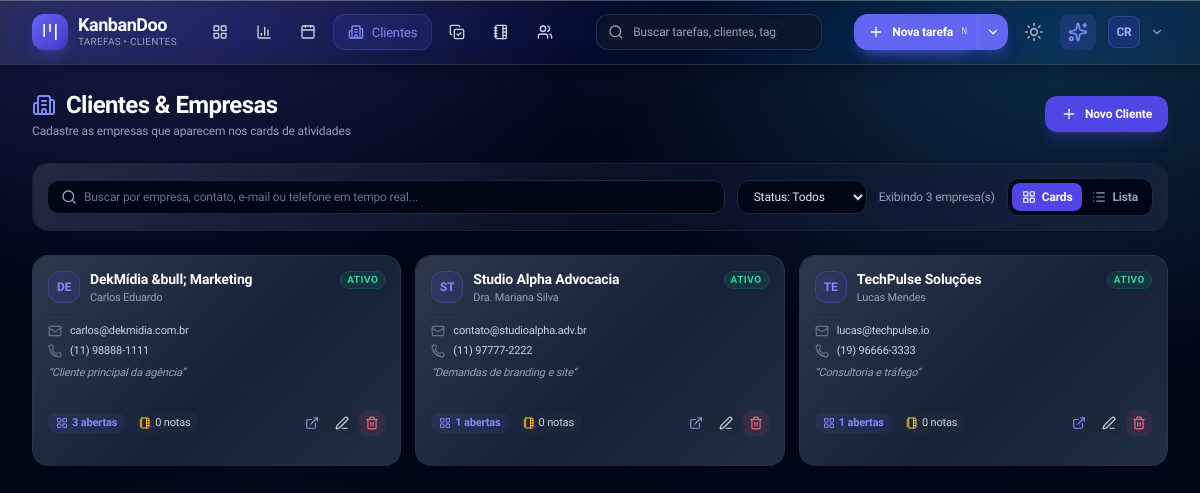
/clientes (signed in), run on an earlier commit of the app's database.
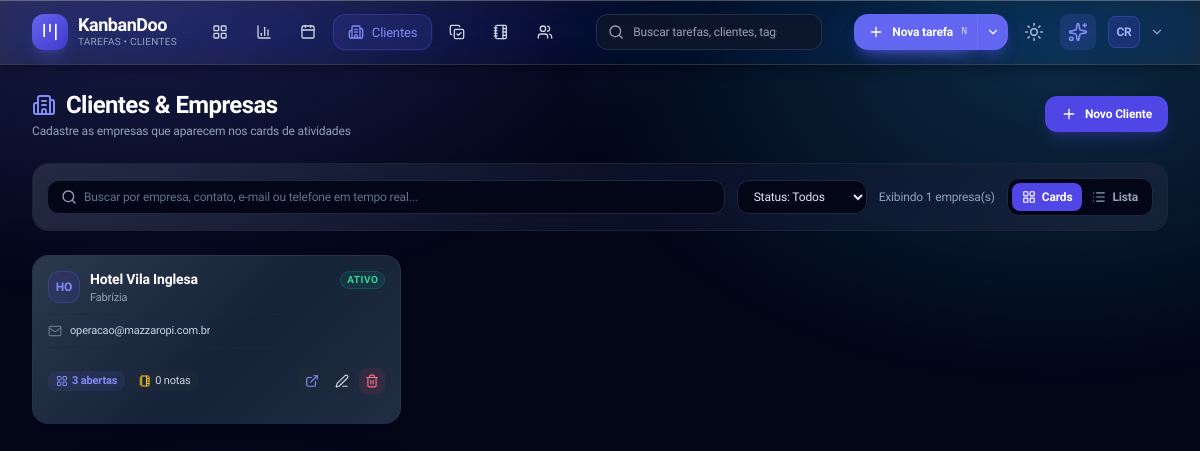
And on a later commit of the database.
### tables this page shows
CREATE TABLE users (
    id INTEGER PRIMARY KEY AUTOINCREMENT,
    username TEXT NOT NULL UNIQUE,
    password_hash TEXT NOT NULL,
    full_name TEXT NOT NULL,
    email TEXT NOT NULL UNIQUE,
    role TEXT NOT NULL DEFAULT 'member',
    avatar_path TEXT DEFAULT NULL,
    theme_preference TEXT NOT NULL DEFAULT 'dark',
    created_at DATETIME DEFAULT CURRENT_TIMESTAMP,
    updated_at DATETIME DEFAULT CURRENT_TIMESTAMP
, work_start_time VARCHAR(10) DEFAULT '09:00', work_end_time VARCHAR(10) DEFAULT '17:00', work_days VARCHAR(50) DEFAULT '1,2,3,4,5', board_view_mode VARCHAR(20) DEFAULT 'status', visible_columns_json TEXT DEFAULT NULL, google_calendar_url TEXT DEFAULT NULL, outlook_calendar_url TEXT DEFAULT NULL, "remember_token", "two_factor_secret", "two_factor_enabled", "public_token");

CREATE TABLE clients (
    id INTEGER PRIMARY KEY AUTOINCREMENT,
    company_name TEXT NOT NULL,
    contact_name TEXT DEFAULT NULL,
    email TEXT DEFAULT NULL,
    phone TEXT DEFAULT NULL,
    status TEXT NOT NULL DEFAULT 'active',
    notes TEXT DEFAULT NULL,
    created_at DATETIME DEFAULT CURRENT_TIMESTAMP,
    updated_at DATETIME DEFAULT CURRENT_TIMESTAMP
, links_json TEXT DEFAULT "[]", summary TEXT DEFAULT NULL, "portal_token");

### app/bootstrap.php (called while the page is built, shortened)
<?php
require_once KD_ROOT . '/includes/auth.php';
function url(string $path = '/'): string
{
    $path = '/' . ltrim($path, '/');
    return BASE_PATH . ($path === '/' ? '/' : rtrim($path, '/'));
}
function view_header(string $title): void
{
    require KD_ROOT . '/includes/header.php';
    require KD_ROOT . '/includes/navbar.php';
}
function view_footer(): void
{
    require KD_ROOT . '/includes/footer.php';
}

### app/Router.php (called while the page is built, shortened)
<?php
final class Router
{
    private array $routes = [];
    public function add(string $path, string $file, array $options = []): void
    {
        $this->routes[$this->normalize($path)] = [
            'file' => $file,
            'auth' => $options['auth'] ?? true,
            'admin' => $options['admin'] ?? false,
            'methods' => $options['methods'] ?? ['GET', 'POST'],
        ];
    }
    private function normalize(string $path): string
    {
        $path = '/' . trim($path, '/');
        return $path === '//' ? '/' : $path;
    }
    public function match(string $path): array
    {
        $path = $this->normalize($path);
        if (isset($this->routes[$path])) {
            return [$this->routes[$path], []];
        }
        return [null, []];
    }
    public function dispatch(string $path): void
    {
        [$route, $params] = $this->match($path);
        require KD_ROOT . '/app/' . ltrim($route['file'], '/');
    }
}

### index.php (called while the page is built, shortened)
<?php
require_once __DIR__ . '/app/bootstrap.php';
require_once __DIR__ . '/app/Router.php';
$router = new Router();
$path = current_path();
if (!is_logged_in() && !in_array($path, ['/entrar', '/login.php'], true) && !str_starts_with($path, '/portal') && !str_starts_with($path, '/coordenadoria') && !str_starts_with($path, '/api/')) {
    redirect(url('/entrar'));
}
$router->dispatch($path);

### includes/auth.php (called while the page is built, shortened)
<?php
require_once __DIR__ . '/functions.php';
function current_user(): ?array
{
    static $user = null;
    if ($user !== null) {
        return $user;
    }
    $pdo = get_pdo();
    if (!empty($_SESSION['user_id'])) {
        $stmt = $pdo->prepare('SELECT id, username, full_name, email, role, avatar_path, theme_preference, two_factor_enabled FROM users WHERE id = :id');
        $stmt->execute([':id' => $_SESSION['user_id']]);
        $user = $stmt->fetch();
        if ($user) {
            return $user;
        }
    }
    return null;
}
function is_logged_in(): bool
{
    return current_user() !== null;
}
function current_theme(): string
{
    $user = current_user();
    if ($user && !empty($user['theme_preference'])) {
        return $user['theme_preference'];
    }
    return 'dark';
}

### includes/functions.php (called while the page is built, shortened)
<?php
function e(?string $string): string
{
    return htmlspecialchars((string)$string, ENT_QUOTES, 'UTF-8');
}

### app/pages/clientes.php (the view, shortened to what the rows shown need)
<?php
require_once dirname(__DIR__) . '/bootstrap.php';
$pdo = get_pdo();
$user = current_user();
$sql = "
    SELECT c.*,
           (SELECT COUNT(*) FROM tasks WHERE client_id = c.id AND status = 'open') AS open_tasks_count,
           (SELECT COUNT(*) FROM tasks WHERE client_id = c.id AND status = 'completed') AS completed_tasks_count
    FROM clients c
    WHERE 1=1
";
$params = [];
$sql .= " ORDER BY c.company_name ASC";
$stmt = $pdo->prepare($sql);
$stmt->execute($params);
$clients = $stmt->fetchAll();
view_header('Clientes & Empresas');
?>
<main class="w-full px-4 lg:px-8 py-6 space-y-6 max-w-[1600px] mx-auto">
    <div class="flex flex-col sm:flex-row sm:items-center justify-between gap-4 mb-6">
        <div>
            <h1 class="text-2xl font-extrabold text-white tracking-tight flex items-center gap-2.5">
                <i data-lucide="building-2" class="w-6 h-6 text-indigo-400"></i>
                <span>Clientes & Empresas</span>
            </h1>
        </div>
    </div>
    <?php if (empty($clients)): ?>
        <div class="bg-slate-900/40 border border-slate-800 rounded-2xl p-12 text-center">
            <div class="w-12 h-12 rounded-2xl bg-slate-800 text-slate-400 flex items-center justify-center mx-auto mb-3">
                <i data-lucide="building-2" class="w-6 h-6"></i>
            </div>
            <h3 class="text-sm font-bold text-white mb-1">Nenhum cliente cadastrado</h3>
            <p class="text-xs text-slate-400 mb-4">Cadastre a primeira empresa para gerenciar demandas, notas e links.</p>
            <button onclick="openClientModal()" class="px-4 py-2 bg-indigo-600 hover:bg-indigo-500 text-white text-xs font-semibold rounded-xl transition">
                + Cadastrar Cliente
            </button>
        </div>
    <?php else: ?>
        <div id="clientsGridView" class="grid grid-cols-1 sm:grid-cols-2 lg:grid-cols-3 xl:grid-cols-4 gap-3.5">
            <?php foreach ($clients as $client):
                $cleanPhone = preg_replace('/\D/', '', (string)($client['phone'] ?? ''));
                $initials = mb_strtoupper(mb_substr($client['company_name'], 0, 2, 'UTF-8'));
            ?>
                <div class="client-item kd-card kd-glass rounded-2xl p-3.5 flex flex-col justify-between transition-all group hover:border-slate-700 relative shadow-sm"
                     data-company="<?= e(mb_strtolower($client['company_name'])) ?>"
                     data-contact="<?= e(mb_strtolower($client['contact_name'] ?? '')) ?>"
                     data-email="<?= e(mb_strtolower($client['email'] ?? '')) ?>"
                     data-phone="<?= e(mb_strtolower($client['phone'] ?? '')) ?>"
                     data-notes="<?= e(mb_strtolower($client['notes'] ?? '')) ?>"
                     data-status="<?= e($client['status']) ?>">
                    <div>
                        <div class="flex items-start justify-between gap-2 mb-2.5">
                            <div class="flex items-center gap-2.5 min-w-0 flex-1">
                                <div class="w-8 h-8 rounded-xl bg-indigo-600/15 border border-indigo-500/25 text-indigo-400 font-bold text-xs flex items-center justify-center flex-shrink-0 shadow-inner">
                                    <?= $initials ?>
                                </div>
                                <div class="min-w-0 flex-1">
                                    <h3 class="font-bold text-sm text-white leading-tight group-hover:text-indigo-300 transition truncate" title="<?= e($client['company_name']) ?>">
                                        <?= e($client['company_name']) ?>
                                    </h3>
                                    <?php if (!empty($client['contact_name'])): ?>
                                        <p class="text-[11px] text-slate-400 truncate mt-0.5"><?= e($client['contact_name']) ?></p>
                                    <?php endif; ?>
                                </div>
                            </div>
                            <span class="inline-flex items-center px-1.5 py-0.5 rounded-full text-[10px] font-semibold uppercase tracking-wider flex-shrink-0 <?= $client['status'] === 'active' ? 'bg-emerald-500/10 text-emerald-400 border border-emerald-500/20' : 'bg-slate-800 text-slate-500' ?>">
                                <?= $client['status'] === 'active' ? 'Ativo' : 'Inativo' ?>
                            </span>
                        </div>
                        <div class="space-y-1 py-2 border-y border-slate-800/60 text-xs">
                            <?php if (!empty($client['email'])): ?>
                                <div class="flex items-center gap-2 truncate text-[11px]">
                                    <i data-lucide="mail" class="w-3.5 h-3.5 text-slate-500 flex-shrink-0"></i>
                                    <a href="mailto:<?= e($client['email']) ?>" class="hover:text-indigo-400 truncate text-slate-300 transition"><?= e($client['email']) ?></a>
                                </div>
                            <?php endif; ?>
                            <?php if (!empty($client['phone'])): ?>
                                <div class="flex items-center gap-2 truncate text-[11px]">
                                    <i data-lucide="phone" class="w-3.5 h-3.5 text-slate-500 flex-shrink-0"></i>
                                    <a href="https://wa.me/55<?= $cleanPhone ?>" target="_blank" rel="noopener noreferrer" class="hover:text-emerald-400 truncate text-slate-300 transition" title="Abrir conversa no WhatsApp">
                                        <?= e($client['phone']) ?>
                                    </a>
                                </div>
                            <?php endif; ?>
                            <?php if (!empty($client['notes'])): ?>
                                <p class="text-[11px] text-slate-400 line-clamp-1 italic pt-0.5" title="<?= e($client['notes']) ?>">
                                    &ldquo;<?= e($client['notes']) ?>&rdquo;
                                </p>
                            <?php endif; ?>
                        </div>
                    </div>
                    <div class="flex items-center justify-between pt-2.5 mt-1 text-xs">
                        <div class="flex items-center gap-1.5 flex-wrap">
                            <a href="<?= url('/tarefas') ?>?client=<?= (int)$client['id'] ?>" class="inline-flex items-center gap-1 px-2 py-0.5 rounded-lg bg-indigo-500/10 hover:bg-indigo-500/20 text-indigo-400 text-[11px] font-semibold transition" title="Ver tarefas no Kanban">
                                <i data-lucide="layout-grid" class="w-3 h-3"></i>
                                <span><?= (int)$client['open_tasks_count'] ?> abertas</span>
                            </a>
                            <a href="<?= url('/notas') ?>?client_id=<?= (int)$client['id'] ?>" class="inline-flex items-center gap-1 px-2 py-0.5 rounded-lg bg-slate-800/80 hover:bg-slate-700 text-slate-300 hover:text-white text-[11px] font-medium transition" title="Ver notas deste cliente">
                                <i data-lucide="notebook-tabs" class="w-3 h-3 text-amber-400"></i>
                                <span><?= (int)($client['notes_count'] ?? 0) ?> notas</span>
                            </a>
                        </div>
                        <div class="flex items-center gap-1">
                            <button type="button" onclick="copyPortalLink('<?= e($client['portal_token'] ?? '') ?>', '<?= e($client['company_name']) ?>')" class="p-1.5 bg-slate-800/80 hover:bg-slate-700 text-indigo-400 hover:text-indigo-300 rounded-lg transition cursor-pointer" title="Copiar Link do Portal do Cliente">
                                <i data-lucide="external-link" class="w-3.5 h-3.5"></i>
                            </button>
                            <button onclick="editClient(<?= htmlspecialchars(json_encode($client), ENT_QUOTES, 'UTF-8') ?>)" class="p-1.5 bg-slate-800/80 hover:bg-slate-700 text-slate-300 hover:text-white rounded-lg transition cursor-pointer" title="Editar">
                                <i data-lucide="edit-3" class="w-3.5 h-3.5"></i>
                            </button>
                            <form method="POST" onsubmit="return confirm('Tem certeza que deseja excluir esta empresa?');" class="inline">
                                <button type="submit" class="p-1.5 bg-rose-500/10 hover:bg-rose-500/20 text-rose-400 rounded-lg transition cursor-pointer" title="Excluir">
                                    <i data-lucide="trash-2" class="w-3.5 h-3.5"></i>
                                </button>
                            </form>
                        </div>
                    </div>
                </div>
            <?php endforeach; ?>
        </div>
    <?php endif; ?>

### includes/navbar.php (shortened to what the rows shown need)
<?php
require_once __DIR__ . '/auth.php';
$currentUser = current_user();
?>
<header class="kd-header kd-glass sticky top-0 z-40 px-8 py-3">
    <div class="w-full flex items-center justify-between gap-4">
        <div class="flex items-center gap-2">
            <div class="relative kd-menu-wrap" id="userMenuDropdown">
                <button type="button" id="userMenuTrigger" onclick="KD.toggleUserMenu(event)"
                        class="flex items-center gap-2.5 p-1 rounded-xl hover:bg-slate-800/80 transition"
                        aria-haspopup="menu" aria-expanded="false" aria-controls="userMenuPopup">
                    <span class="w-8 h-8 rounded-lg bg-indigo-600/20 border border-indigo-500/30 text-indigo-300 font-bold text-xs flex items-center justify-center">
                        <?= e(mb_strtoupper(mb_substr($currentUser['full_name'] ?? 'U', 0, 2, 'UTF-8'))) ?>
                    </span>
                    <i data-lucide="chevron-down" class="w-3.5 h-3.5 text-slate-400"></i>
                </button>
            </div>
        </div>
    </div>
</header>

What changed in the data, as far as the page shows it:
removed clients: company_name "DE", company_name "DekMídia &bull; Marketing", contact_name "Carlos Eduardo", status "ATIVO", email "carlos@dekmidia.com.br", phone "(11) 98888-1111", notes "Cliente principal da agência", open_tasks_count "3", notes_count "0"
removed clients: company_name "ST", company_name "Studio Alpha Advocacia", contact_name "Dra. Mariana Silva", status "ATIVO", email "contato@studioalpha.adv.br", phone "(11) 97777-2222", notes "Demandas de branding e site", open_tasks_count "1", notes_count "0"
removed clients: company_name "TE", company_name "TechPulse Soluções", contact_name "Lucas Mendes", status "ATIVO", email "lucas@techpulse.io", phone "(19) 96666-3333", notes "Consultoria e tráfego", open_tasks_count "1", notes_count "0"
added clients: company_name "HO", company_name "Hotel Vila Inglesa", contact_name "Fabrízia", status "ATIVO", email "operacao@mazzaropi.com.br", open_tasks_count "3", notes_count "0"
Also different on the page:
text written by a page script: "Exibindo 3 empresa(s)" → "Exibindo 1 empresa(s)"
